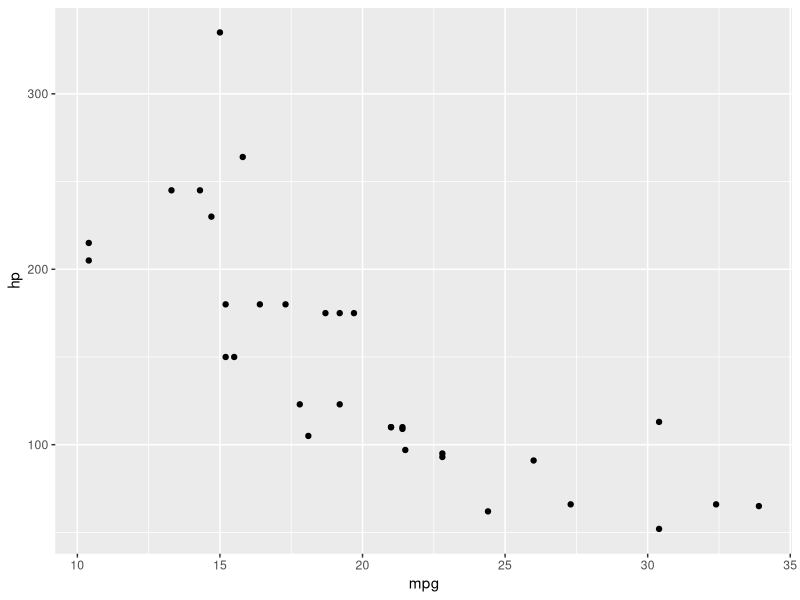
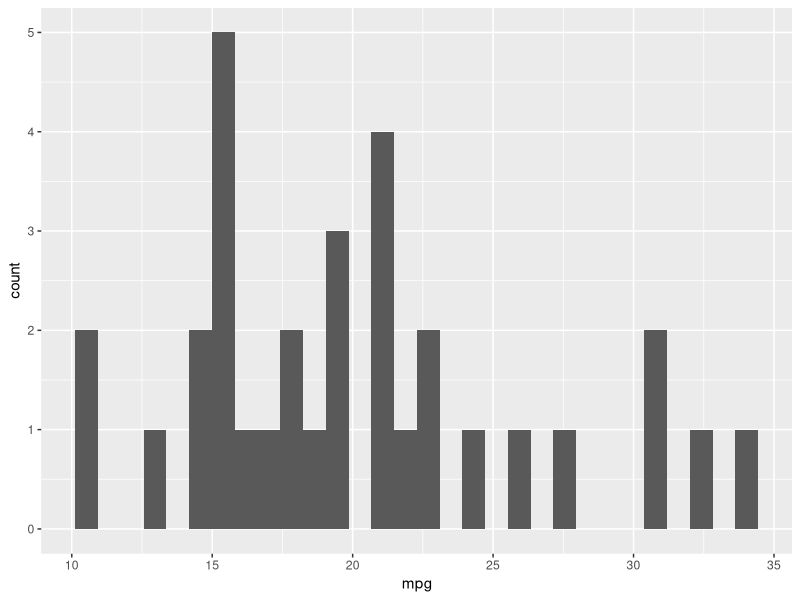
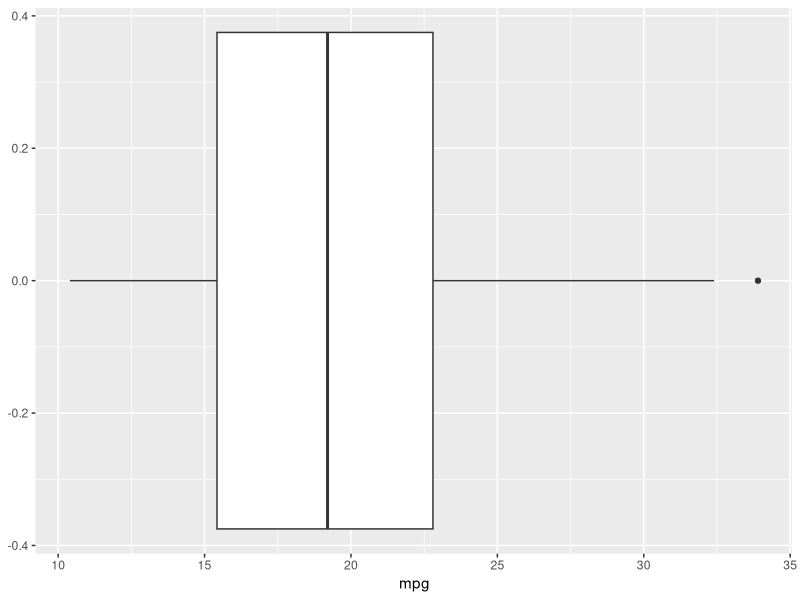
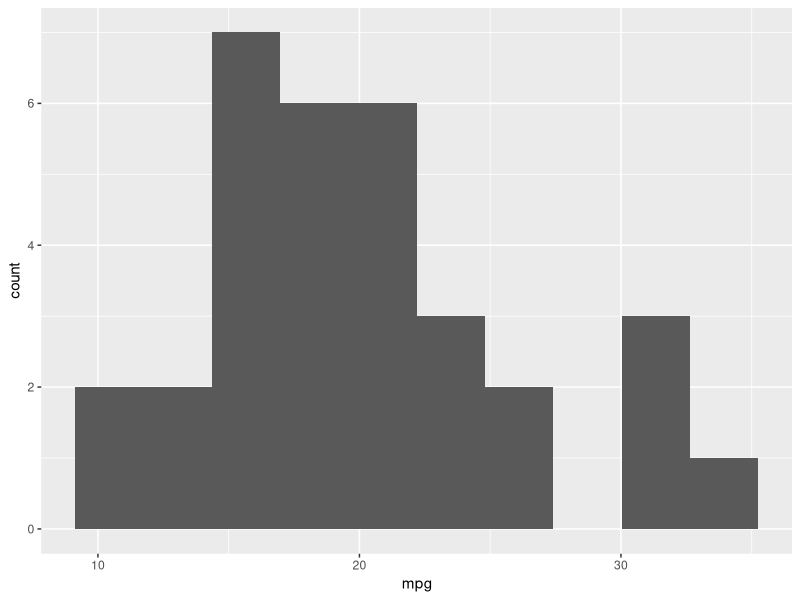
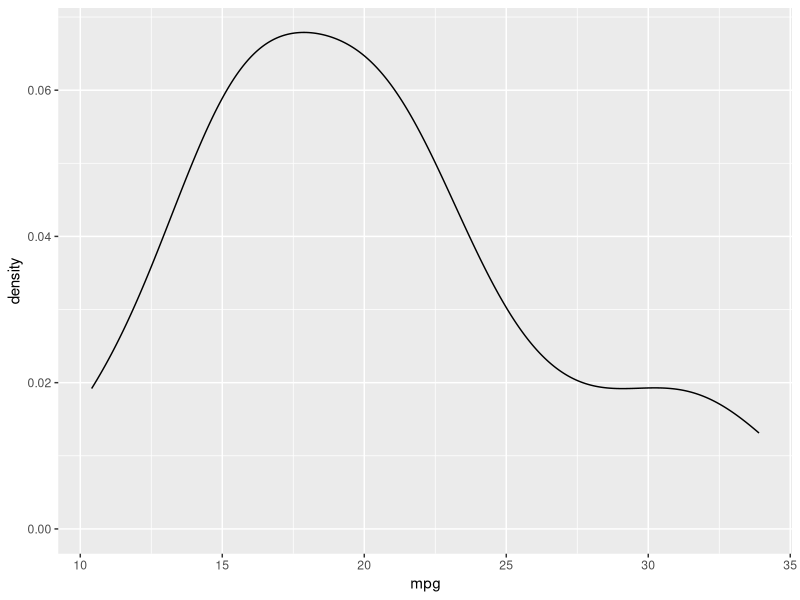
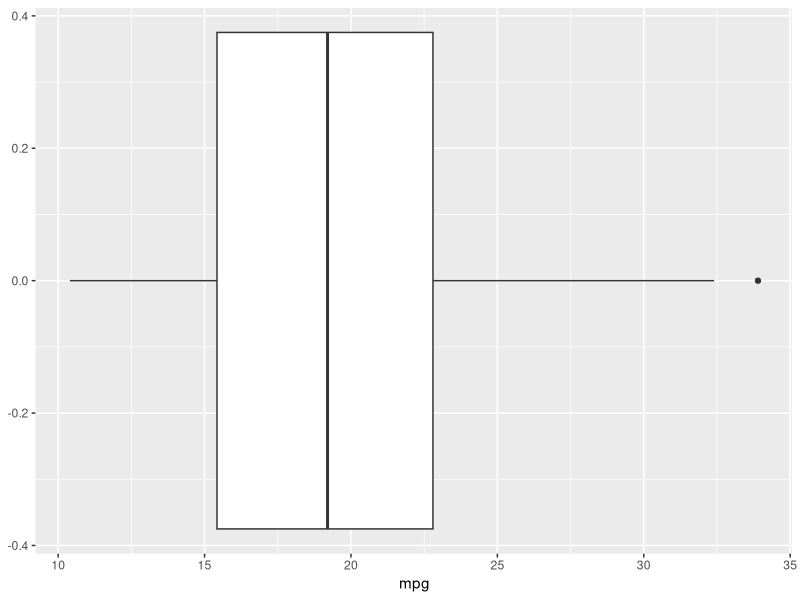
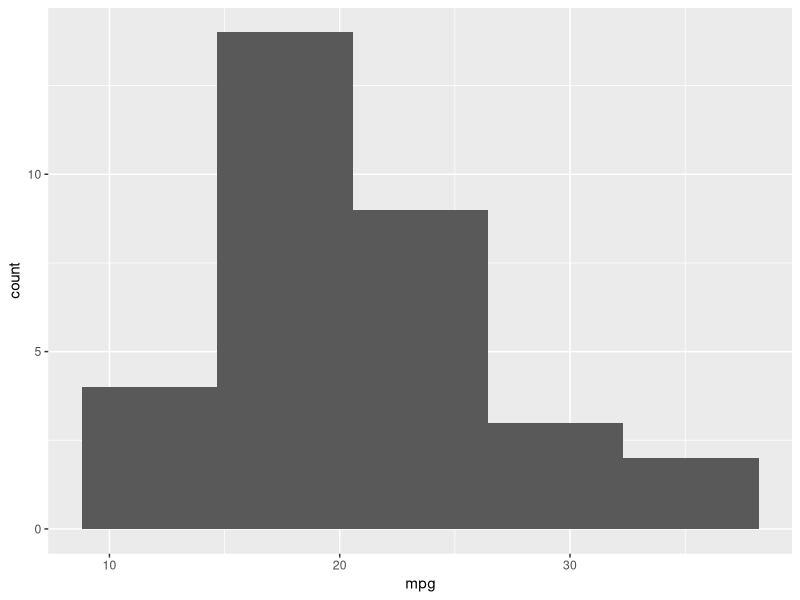
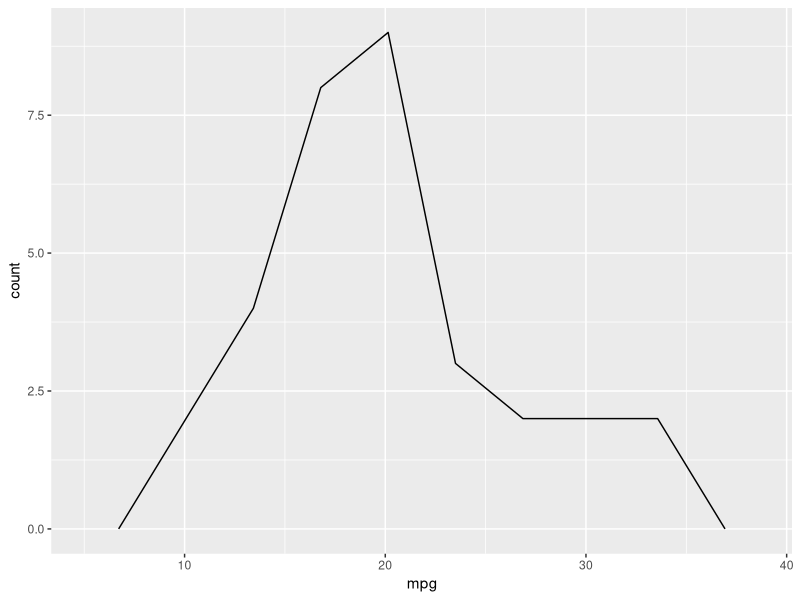

Write the R code that produced these figures, in order.
library(tidyverse)

# intro to data viz
## grammar of graphic

# How to select chart
# มีหลักการ 2 แบบหลักๆ คือ
# 1.จำนวนตัวแปร ถ้าเรารู้ว่าจำนวนแปรเรามีกี่ตัวเราจะเลือกกราฟได้ดีขึ้น
# 2.เป็นตัวแปรประเภทไหนบ้าง
# ไปดูในpdf ที่โหลดมาได้ว่า 1 variable ควรใช้แบบไหน 2 variable ควรใช้แบบไหน
# dis crete จะไม่มีทศนิยม แต่ continus มีทศนิยมได้

mtcars <- tibble(mtcars)

# syntax (grammar)
# ggplot will get 3 things is data mapping chartที่ต้องการจะพอต
# ตรง mapping มี aes มาจากคำว่าความสวยงาม
ggplot(data = mtcars,
       mapping = aes(x = mpg,y = hp)) + 
  geom_point()

ggplot(data = mtcars,
       mapping = aes(x = mpg)) + 
  geom_histogram()

ggplot(data = mtcars,
       mapping = aes(x = mpg)) +
  geom_boxplot()

#one variables - continuous
# no parameter name
# ตัวแรกที่อยู่ใน aes มันจะเป็นแกน x อยูแล้ว
# bins ก็คือจำนวน bar
ggplot(mtcars,aes(mpg)) + 
  geom_histogram(bins=10)

ggplot(mtcars,aes(mpg)) + 
  geom_density()

#base layer
base <- ggplot(data = mtcars,
       mapping = aes(x = mpg))

base + geom_boxplot()
base + geom_histogram(bins = 5)
base + geom_freqpoly(bins = 8)
# ใส่สี
base + geom_histogram(bins =10,fill = "gold")
base + geom_histogram(bins = 5,fill = "#03fcc2")

# one variables - discrete
student <- data.frame(id = 1:5, 
                      gender =c("M","M","M","F","F"))

ggplot(data = student,
       mapping = aes(x = gender)) +
  geom_bar()

## two variables , both continuous
base2 <- ggplot(mtcars,aes(x = hp,y = mpg))
base2 + geom_point()
base2 + geom_smooth()

# can ซ้อน layer ได้
base2 + 
  geom_point() +
  geom_smooth() +
  geom_rug()

# we can ปรับ size color alpha(ความจางของชาร์จ)
# ค่ายิ่งน้อยสียิ่งจาง
# geom_rug เส้นประข้างๆ เส้นไหนที่มีเส้นประ เยอะๆ ตรงนั้นมีการกระจุกตัวมาก
base2 + geom_point(size = 5,col = "red",alpha = 0.5) +
        geom_rug()

# linear model (lm)
base2 +
  geom_smooth(method = "lm",
              col = "brown",
              fill = "gold") +
  geom_point() +
  theme_minimal() # มันจะทำให้พื้นหลังสีเทาหายไป ชาร์จจะเด่นขึ้นมาเลย
  # ทำ theme minimal มันจะทำให้พื้นหลังเป็นสีขาว chart มันจะเด่นขึ้น

## two variables , one discrete
## one continuous
glimpse(diamonds) #glimpse คือการส่อง dataframe
# เราจะเห็น data type ord คือมันจะเป็นตัวที่เรียงสูงกลางต่ำได้
diamonds$cut %>% head
diamonds$color %>% head
diamonds$clarity %>% head

# cut,color,clarity ก็เป็น dimension
# ตัวแปร cut ในที่นี้เหมือนเหมือนเป็น Dimension ส่วน price เป็น matrix
# หน้าที่ของ Dimension ก็จะคือ ซอยย่อยmatrix แบ่งตามกลุ่ม
# ถ้าเราดูเราจะรู้ว่า ข้อมูลใน premium กระจายตัวเยอะที่สุด
ggplot(diamonds,
       aes(x = cut, y = price)) +
  geom_boxplot() # จุดเยอะๆ in chart นี้ คือ outlier

ggplot(diamonds,
       aes(x = clarity, y = carat)) +
  geom_boxplot()
  
ggplot(diamonds,
       aes(x = clarity, y = price)) +
  geom_boxplot()

ggplot(diamonds,
       aes(price)) + # แบบนี้มันจะเอาจุดทุกอันของทั้ง Fair good บลาๆมาหมดเลย
  geom_boxplot()

# ทำเป็นแกนตั้ง
ggplot(diamonds,
       aes(price)) + 
  geom_boxplot() +
  coord_flip()

# boxplot เราจะไม่เห็นค่า distribute เราจะรู้พวกค่า outlier median

# ส่วนแบบนี้ violin plot มันจะเห็น distribution
ggplot(diamonds,
       aes(x = cut, y = price)) +
  geom_violin()

# summarize data => build geom_col
agg_price_by_cut <- diamonds %>%
  group_by(cut) %>%
  summarise(
    med_price = median(price)
  )
# ค่ากลางข้อมูลจัดกลุ่มตามตัวแปร cut
# มันเป็นการเอาค่าmed หรือ ไอเส้นทึบๆตรงกลาง ใน boxplot มาสร้าง chart
# อันด้านบนจะเป็นการ aggregate มาก่อน แล้วอันด้านล่างจะเป็นการ build พวก chart ขึ้นมา
ggplot(agg_price_by_cut,
       aes(cut,med_price)) +
  geom_col()

# หรือเราจะทำแบบนี้ก็ได้
p1 <- diamonds %>%
  group_by(cut) %>%
  summarise(
    med_price = median(price)
  ) %>%
  ggplot(aes(cut,med_price)) + 
  geom_col() + 
  theme_minimal()

# qplot  => quick plot
##ggplot2
qplot(data = diamonds,
      x = price,
      geom = "histogram")
# or (follow adtoy)
# default of bins it will = 30
p2 <- qplot(x = price,
      data = diamonds,
      geom = "histogram",
      bins = 100)

# y = f(x) ,f(x=ตัวแปรต้น) ส่วน , y = ตัวแปรตาม
# ในข้อนี้carat จะเป็นตัวแปรต้น ส่วน price เป็นตัวแปรตาม
# because carat เป็นตัวกำหนด price ยิ่ง carat เยอะ price ก็จะยิ่งสูง
# เวลา plot chart ตัวแปรต้นจะอยู่แกนนอน ส่วนแกนตั้งจะเป็นตัวแปรตาม
# independent variable => x
# dependent variable => y

p3 <- qplot(x = carat,
      y = price,
      data = diamonds,
      geom = "point")

p4 <- qplot(x = cut,
      data = diamonds,
      geom = "bar")

# plot หลายๆ chart มาเรียงต่อกันเลย
library(patchwork)

p1+p2+p3
# or จะเอา p1,p2 อยู่ด้านบน และ p3 อยู่ด้านล่าง
(p1 + p2) / p3

p1/p2/p3

# qplot นี้ใช้ไม่ค่อยบ่อย

nrow(diamonds)
## ggplot()
## overplotting
# วิธีแก้เวลา plot เยอะมาก
ggplot(diamonds, aes(carat,price)) +
  geom_point(alpha = 0.5)

ggplot(diamonds, aes(carat,price)) +
  geom_point(shape = ".") # ตรง . จริงเราใส่เป็นตัวอะไรก็ได้

ggplot(sample_n(diamonds , 500), #การสุ่มแบบ random
       aes(carat,price)) +
  geom_point(alpha = 0.5)

set.seed(42) # lock วิธีเดี๋ยวที่จะเปลี่ยนchart ได้คือ ต้องเปลี่ยนเลขใน set.seed()
ggplot(sample_frac(diamonds , 0.05), #การสุ่มเป็นเปอร์เซนต์
       aes(carat,price)) +
  geom_point(alpha = 0.5)

# ใส่สีไปในข้อมูลแต่ละอัน
set.seed(42) 
ggplot(sample_frac(diamonds , 0.05), 
       aes(carat,price , col = cut)) +
  geom_point(alpha = 0.5)

# ทำแบบนี้ก็ได้จะได้อ่านโค้ดง่ายขึ้น
set.seed(42) 
mini_diamonds <- sample_frac(diamonds , 0.05)
ggplot(mini_diamonds, 
       aes(carat,price , col = cut)) +
  geom_point(alpha = 0.5) +
  theme_minimal() # ทำให้ไม่มีพื้นหลัง

# we will set color by myself
ggplot(mini_diamonds, 
       aes(carat,price , col = cut)) +
  geom_point(alpha = 0.5) +
  theme_minimal() +
  scale_color_manual(
    values = c("pink","red","gold","green","blue")
  )

# แบบนี้จะเป็นการไปเอาสีใน colorbrewer
# type คือ มันจะอยู่ใน เว็บจะมี sequential diverging qualitative

# sequential
ggplot(mini_diamonds, 
       aes(carat,price , col = cut)) +
  geom_point(alpha = 0.5) +
  theme_minimal() +
  scale_color_brewer(
    type = "seq",
    palette = 1 
  )
# or จะเอา diverging
ggplot(mini_diamonds, 
       aes(carat,price , col = cut)) +
  geom_point(alpha = 0.5) +
  theme_minimal() +
  scale_color_brewer(
    type = "div",
    palette = 5 # มีในเว็บว่าจะเอาอันที่เท่าไหร่
  )

# or จะเอา qualitative
ggplot(mini_diamonds, 
       aes(carat,price , col = cut)) +
  geom_point(alpha = 0.5) +
  theme_minimal() +
  scale_color_brewer(
    type = "qual",
    palette = 1 # มีในเว็บว่าจะเอาอันที่เท่าไหร่
  )

# map สีของจุดเป็น price (map(col))
# ถ้าตัวแปร ที่เรา map ไปที่ col เป็นตัวแปรที่เป็น continous chart ทางด้านขวามันจะมี color bar โผล่ขึ้นมา
ggplot(mini_diamonds, 
       aes(carat,price , col = price)) +
  geom_point(alpha = 0.5) +
  theme_minimal() + 
  scale_color_gradient(low = "gold", #ราคาน้อยให้เป็นสีทอง ราคาน้อยเป็นสี น้ำเงิน
                       high = "blue") #ใช้กรณีที่ ทางด้านขวาเป็นแบบ color bar หรือ เป็น continuous

# NOTE การที่เราจะเลือก scale_color_....อยู่ที่ col ว่าเป็นตัวแปรประเภทแบบไหน เช่น ตัวอย่างนี้ เป็นแบบ continuous เลยใช้ gredient

## facet 
# เป็นการแบ่ง chart ใหญ่ เป็น chart ย่อยๆ
#segment our charts into groups
# Example facet wrap
ggplot(mini_diamonds, 
       aes(carat,price , col = price)) +
  geom_point(alpha = 0.5) +
  theme_minimal() + 
  scale_color_gradient(low = "gold", 
                       high = "blue") +
  facet_wrap(~cut) # หรือมันจะเป็นการแบ่ง chart เป็นอันๆไปเลย เช่นอันนี้ มันจะแบ่ง เป็น chart ของ fair 1 อัน ของ good 1 อัน เป็นต้น

# กำหนด จำนวน column 
ggplot(mini_diamonds, 
       aes(carat,price , col = price)) +
  geom_point(alpha = 0.5) +
  theme_minimal() + 
  scale_color_gradient(low = "gold", 
                       high = "blue") +
  facet_wrap(~cut, ncol=3) # เช่นอันนี้ เรียง fair good very good เป็น 3 col ด้านบน แต่ด้านล่างมันมีไม่ครบ 3 เฉยๆ

# Example facet grid
ggplot(mini_diamonds, 
       aes(carat,price , col = price)) +
  geom_point(alpha = 0.5) +
  theme_minimal() + 
  scale_color_gradient(low = "gold", 
                       high = "blue") +
  facet_grid(cut ~ clarity) # มันจะรับ 2 ตัวแปร ตัวแปร 1 เป็นแกนนอน อีกตัวแปร เป็นแกนตั้ง
  # เช่น ตัวอย่างนี้ตัวแปรนอนเป็น cut ตัวแปรตั้งเป็น clarity
  # หรือ facet_grid(ตัวแปรนอน ~ ตัวแปรตั้ง)

# เพิ่ม geom_smooth()
ggplot(mini_diamonds, 
       aes(carat,price , col = price)) +
  geom_point(alpha = 0.5) +
  geom_smooth() +
  theme_minimal() + 
  scale_color_gradient(low = "gold", 
                       high = "blue") +
  facet_grid(cut ~ clarity)

## labels
ggplot(mtcars , aes(hp,mpg)) +
  geom_point() +
  theme_minimal() +
  labs(
    title = "My first scatter plot",
    subtitle = "Awesome work !",
    x = "Horse Power",
    y = "Miles per Gallon",
    caption = "Source R studio"
  ) # นี้คือการกำหนด labels โดยการใช้ ฟังก์ชั่นที่ชื่อว่า labs

# simple bar chart
ggplot(diamonds,aes(cut,fill = color)) +
  geom_bar() +
  theme_minimal()

ggplot(diamonds,aes(cut,fill = color)) +
  geom_bar(position = "dodge") + # ใน position ที่เราใช้บ่อยๆ จะมี fill คือ เป็น 100% ,dodge,stack เป็นต้น
  theme_minimal()

## install more themes for ggplot charts
library(ggthemes)

ggplot(diamonds,aes(cut,fill = color)) +
  geom_bar(position = "dodge") + 
  theme_economist() # themes เพิ่มเติมได้ให้ดูสวยๆเก๋ๆ

ggplot(diamonds,aes(cut,fill = color)) +
  geom_bar(position = "dodge") + 
  theme_economist_white() # เข้าไปดูในเว็บggthemes ได้ มีหลายแบบเลย

# HOMEWORK 1
# ส่งเป็น pdf
# ทำ chart อย่างน้อย 5 chart by use data diamonds
# use diamonds dataset to create 5 charts. knit pdf and submit in discord
# แต่ละchart พยายามตอบคำถาม 1 ข้อที่เราอยากรู้ เช่น ราคากับกะรัต มีความสัมพันธืกันแบบไหนนะ
# กะรัต กับ ไพรซ์ กระจายตัวแบบไหนนะ เป็นต้น
# หรือจะวิเคราะห์เรื่องอื่นก็ได้


# HOMEWORK 2
# วิเคราะห์ skooldio facebook โดยเราจะกวาดโพสตั้งแต่ต้นปีแล้วมาดูว่า content ประเภทไหนที่ได้ เอนเกรทเมนต์เยอะๆ
# content ไหนที่ได้ เอนเกรทเมนต์เยอะกว่ากัน เช่น content รูปภาพ content วิดีโอ REELS เป็นต้น
# สรุปย่อ เราจะวิเคราะห์ data จากpage skooldio ที่แอดทอยให้มาแล้วก็ build visualization ขึ้นมา











